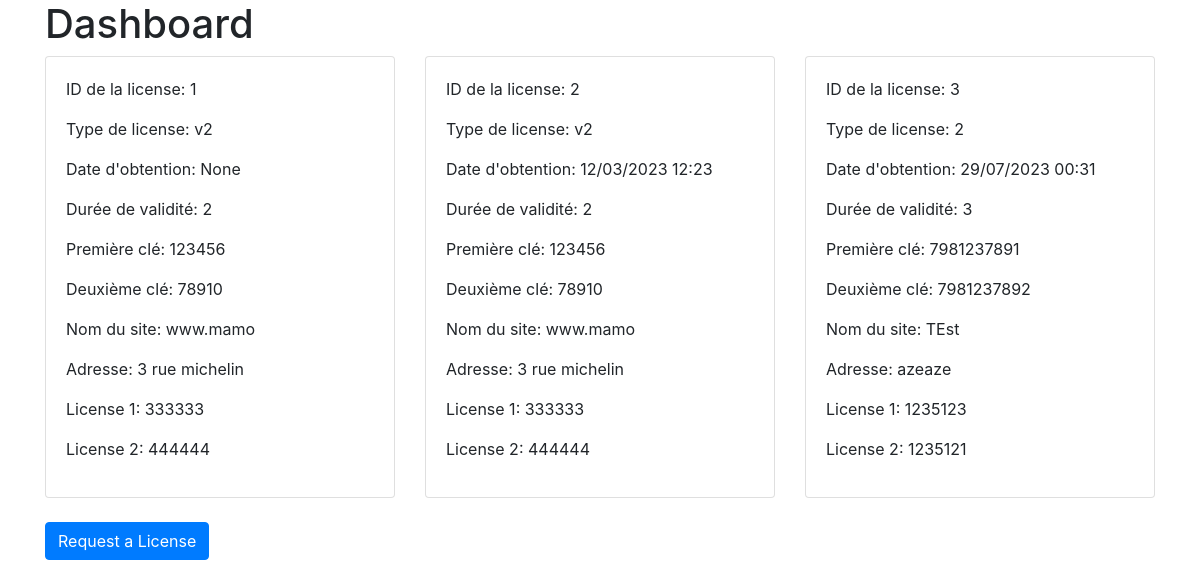
Page /dashboard (signed in) on the committed database.
### tables this page shows
CREATE TABLE generated(
id INTEGER PRIMARY KEY,
license_type char(255),
key_1 INTEGER,
key_2 INTEGER,
duration INTEGER not null,
site_name char(255) not null,
adress TEXT not null,
code_1 INTEGER,
code2 INTEGER, username char(50), date char(50));

### main.py (the view)
@app.route('/dashboard')
@login_required
def dashboard():
    user_data = get_license_from_db(current_user.id)
    return render_template('dashboard.html', user_data=user_data)

### main.py (called while the page is built)
@login_manager.user_loader
def load_user(user_id):
    user_data = get_user_from_db(user_id)
    if user_data:
        user = User(user_id)
        user.set_password(user_data['password'])
        return user
    return None

def get_license_from_db(username):
    conn = sqlite3.connect('license.db')
    cursor = conn.cursor()
    cursor.execute("SELECT * FROM GENERATED WHERE username=?", (username,))
    user_data = cursor.fetchall()
    cursor.close()
    conn.close()
    user_data_as_dict = []
    for data in user_data:
        user_dict = {
            'id': data[0],
            'license_type': data[1],
            'key_1': data[2],
            'key_2': data[3],
            'duration': data[4],
            'site_name': data[5],
            'adress': data[6],
            'code_1': data[7],
            'code2': data[8],
            'username': data[9],
            'date': data[10],
        }
        user_data_as_dict.append(user_dict)
    return user_data_as_dict

def get_user_from_db(user_id):
    conn = sqlite3.connect('license.db')
    cursor = conn.cursor()
    cursor.execute("SELECT * FROM USERS WHERE username=?", (user_id,))
    user_data = cursor.fetchone()
    cursor.close()
    conn.close()
    if user_data:
        user_dict = {
            'username': user_data[1],
            'password': user_data[2]
        }
        return user_dict
    return None

    def set_password(self, password):
        self.password = password

### templates/dashboard.html (shortened to what this page needs)
<!DOCTYPE html>
<html>
<head>
    <link rel="stylesheet" href="https://stackpath.bootstrapcdn.com/bootstrap/4.5.2/css/bootstrap.min.css">
</head>
<body>
    <div class="container">
        <h1>Dashboard</h1>
        <div class="row">
            {% for data in user_data %}
            <div class="col-md-4">
                <div class="card mb-4">
                    <div class="card-body">
                        <p>ID de la license: {{ data['id'] }}</p>
                        <p>Type de license: {{ data['license_type'] }}</p>
                        <p>Date d'obtention: {{ data['date'] }}</p>
                        <p>Durée de validité: {{ data['duration'] }}</p>
                        <p>Première clé: {{ data['key_1'] }}</p>
                        <p>Deuxième clé: {{ data['key_2'] }}</p>
                        <p>Nom du site: {{ data['site_name'] }}</p>
                        <p>Adresse: {{ data['adress'] }}</p>
                        <p>License 1: {{ data['code_1'] }}</p>
                        <p>License 2: {{ data['code2'] }}</p>
                    </div>
                </div>
            </div>
            {% endfor %}
        </div>
        <a href="/request_license" class="btn btn-primary">Request a License</a>
    </div>
</body>
</html>

### rows in the picture
generated: id "1", license_type "v2", date "None", duration "2", key_1 "123456", key_2 "78910", site_name "www.mamo", adress "3 rue michelin", code_1 "333333", code2 "444444"
generated: id "2", license_type "v2", date "12/03/2023 12:23", duration "2", key_1 "123456", key_2 "78910", site_name "www.mamo", adress "3 rue michelin", code_1 "333333", code2 "444444"
generated: id "3", license_type "2", date "29/07/2023 00:31", duration "3", key_1 "7981237891", key_2 "7981237892", site_name "TEst", adress "azeaze", code_1 "1235123", code2 "1235121"
